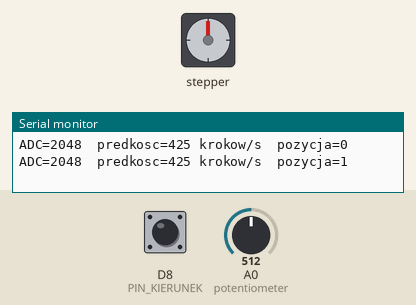
Recording of a sketch running on a simulated STM32 Nucleo. On the bench: stepper motor, the last lines printed to the serial monitor. Wiring (from diagram.json): stepper motor driver (200 steps per turn assumed): step D5; direction D6; enable D7. Inputs (shaded band) come from the test bench; at power-on: A0 (potentiometer) = 512, D8 (PIN_KIERUNEK) HIGH (analog values on the 0–1023 scale).

Above: at 1.2 s.
1.3 s: A0 (potentiometer) set to 528
At 1.75 s:
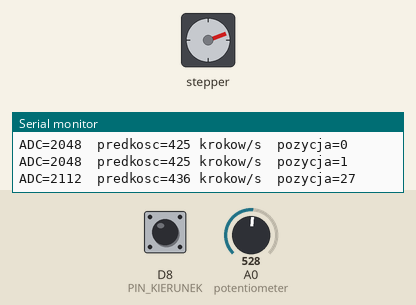
4.3 s: A0 (potentiometer) set to 511
At 5.4 s:
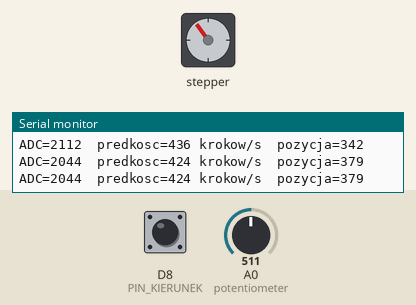
7.3 s: D8 (PIN_KIERUNEK) pulled LOW for 1 s
11.3 s: A0 (potentiometer) set to 490
14.3 s: A0 (potentiometer) set to 510
At 14.75 s:
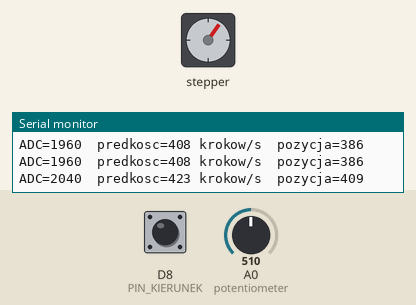
17.3 s: D8 (PIN_KIERUNEK) pulled LOW for 0.15 s
At 17.47 s:
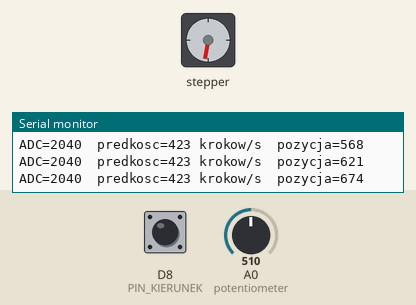
Timing chart, 0 to 21.4 s (numbered marks = the images above; inputs shaded):
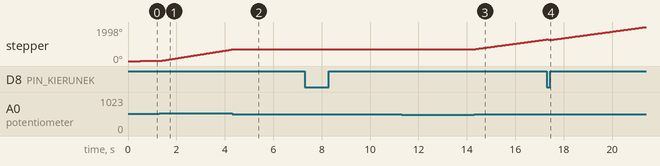

The sketch:

sketch.ino
```cpp
// Ćwiczenie 3: silnik krokowy (A4988) sterowany z przerwania timera TIM14.
// Potencjometr na A0 (ADC, 12 bitów) zadaje prędkość 50...800 kroków/s.
// Przełącznik na D8 wybiera kierunek.

#include <Arduino.h>

const uint8_t PIN_STEP = D5, PIN_DIR = D6, PIN_EN = D7, PIN_KIERUNEK = D8;

HardwareTimer *timer = nullptr;
volatile int32_t kroki = 0;
volatile bool kierunekWGore = true;

void przerwanie() {                      // każde przerwanie = pół okresu sygnału STEP
  static bool wysoki = false;
  wysoki = !wysoki;
  digitalWrite(PIN_STEP, wysoki);
  if (wysoki) kroki += kierunekWGore ? 1 : -1;
}

void setup() {
  Serial.begin(115200);
  pinMode(PIN_STEP, OUTPUT);
  pinMode(PIN_DIR, OUTPUT);
  pinMode(PIN_EN, OUTPUT);
  pinMode(PIN_KIERUNEK, INPUT_PULLUP);
  digitalWrite(PIN_EN, LOW);             // A4988 włączony (EN aktywne stanem niskim)
  analogReadResolution(12);

  timer = new HardwareTimer(TIM14);
  timer->setOverflow(400, HERTZ_FORMAT); // 400 przerwań/s = 200 kroków/s
  timer->attachInterrupt(przerwanie);
  timer->resume();
}

void loop() {
  const uint32_t kod = analogRead(A0);                     // 0 ... 4095
  const uint32_t krokowNaS = 50 + kod * (800 - 50) / 4095;  // odwzorowanie liniowe
  timer->setOverflow(2 * krokowNaS, HERTZ_FORMAT);          // 2 przerwania na krok

  kierunekWGore = digitalRead(PIN_KIERUNEK) == HIGH;
  digitalWrite(PIN_DIR, kierunekWGore ? HIGH : LOW);

  static uint32_t ostatni = 0;
  if (millis() - ostatni >= 500) {
    ostatni = millis();
    noInterrupts();
    const int32_t k = kroki;
    interrupts();
    Serial.print("ADC=");
    Serial.print(kod);
    Serial.print("  predkosc=");
    Serial.print(krokowNaS);
    Serial.print(" krokow/s  pozycja=");
    Serial.println(k);
  }
}
```

Measured:
- the behaviour switches between 518 and 519 on A0 (potentiometer) (found by bisection; images 0 and 1)
